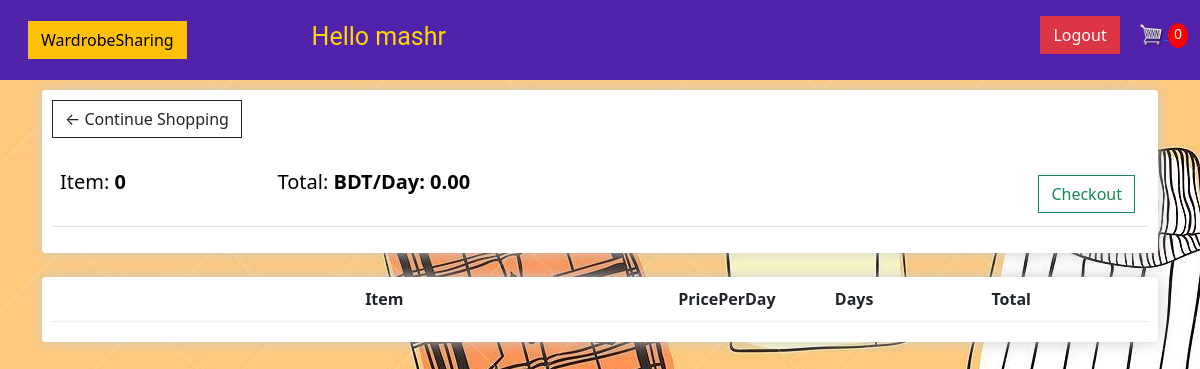
Before: /checkout (signed in) with the older database file.
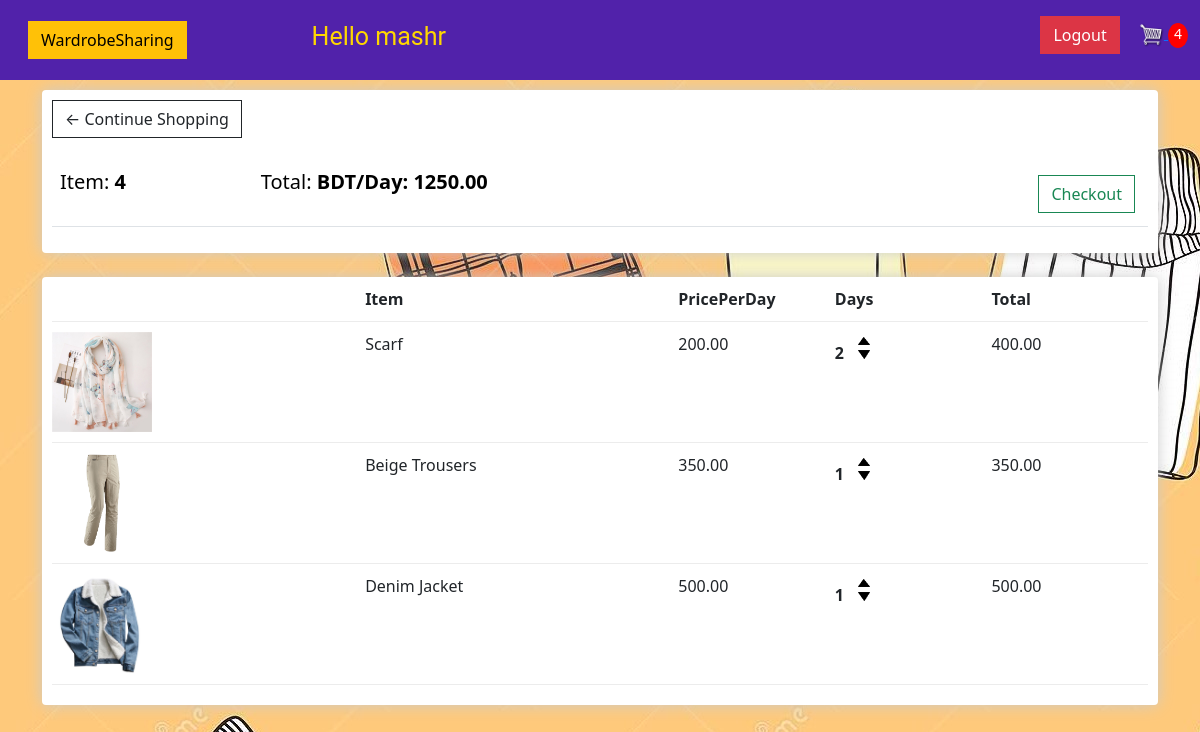
After: the same page with the newer database file.
### clothingStore/models.py (models this page shows, shortened)
class Order(models.Model):
    customer = models.ForeignKey(Customer, on_delete=models.SET_NULL, null=True, blank=True)
    date_ordered = models.DateTimeField(auto_now_add=True)
    complete = models.BooleanField(default=False)
    transaction_id = models.CharField(max_length=200, null=True)
    @property
    def get_cart_total(self):
        orderitems = self.orderitem_set.all()
        total = sum([item.get_total for item in orderitems])
        return total
    @property
    def get_cart_items(self):
        orderitems = self.orderitem_set.all()
        total = sum([item.days for item in orderitems])
        return total

class OrderItem(models.Model):
    product = models.ForeignKey(Product, on_delete=models.SET_NULL, null=True)
    order = models.ForeignKey(Order, on_delete=models.SET_NULL, null=True)
    days = models.IntegerField(default=0, null=True, blank=True)
    date_added = models.DateTimeField(auto_now_add=True)
    @property
    def get_total(self):
        total = self.product.pricePerDay * self.days
        return total

class Product(models.Model):
    name = models.CharField(max_length=200, null=True)
    pricePerDay = models.DecimalField(max_digits=7, decimal_places=2)
    image = models.ImageField(null=True, blank=True)
    @property
    def imageURL(self):
        try:
            url = self.image.url
        except:
            url = ''
        return url

### clothingStore/views.py (the view)
# urls.py: path('checkout', views.checkout, name="checkout"),
def checkout(request):
    data = cartData(request)
    items = data['items']
    order = data['order']
    cartItems = data['cartItems']
    context = {'items': items, 'order': order, 'cartItems': cartItems}
    return render(request, 'clothingStore/checkout.html', context)

### clothingStore/utils.py (called while the page is built)
def cartData(request):
    if request.user.is_authenticated:
        customer = request.user.customer
        order, created = Order.objects.get_or_create(customer=customer, complete=False)
        items = order.orderitem_set.all()
        cartItems = order.get_cart_items
    else:
        cookieData = cookieCart(request)
        items = cookieData['items']
        order = cookieData['order']
        cartItems = cookieData['cartItems']
    return{'cartItems':cartItems, 'order':order, 'items':items}

### clothingStore/templates/clothingStore/checkOut.html
{% extends 'clothingStore/main.html' %}
{% load static %}
{% block content %}
<div class="row">
    <div class="col-lg-12">
        <div class="box-element">
            <a class="btn btn-outline-dark" href="{% url 'dashboard' %}">&#x2190; Continue Shopping</a>
            <br>
            <br>
            <table class="table">
                <tr>
                    <th><h5>Item: <strong>{{order.get_cart_items}}</strong></h5></th>
                    <th><h5>Total: <strong> BDT/Day: {{order.get_cart_total|floatformat:2}}</strong></h5></th>
                    <th>
                        <a style="float:right; margin:5px;" class="btn btn-outline-success" href="{% url 'confirmorder' %}">Checkout</a>
                    </th>
                </tr>
            </table>
        </div>
        <br>
        <div class="box-element">
            <div class="cart-row">
                <div style="flex:2"></div>
                <div style="flex:2"><strong>Item</strong></div>
                <div style="flex:1"><strong>PricePerDay</strong></div>
                <div style="flex:1"><strong>Days</strong></div>
                <div style="flex:1"><strong>Total</strong></div>
            </div>
            {% for item in items %}
            <div class="cart-row">
                <div style="flex:2"><img class="row-image" src="{{item.product.imageURL}}"></div>
                <div style="flex:2"><p>{{item.product.name}}</p></div>
                <div style="flex:1"><p>{{item.product.pricePerDay|floatformat:2}}</p></div>
                <div style="flex:1">
                    <p class="quantity">{{item.days}}</p>
                    <div class="quantity">
                        <img data-product={{item.product.id}} data-action = "add" class="chg-quantity update-cart" src="{% static  'images/arrow-up.png' %}">
                        <img data-product={{item.product.id}} data-action = "remove" class="chg-quantity update-cart" src="{% static  'images/arrow-down.png' %}">
                    </div>
                </div>
                <div style="flex:1"><p>{{item.get_total}} </p></div>
            </div>
            {% endfor %}
        </div>
    </div>
</div>
{% endblock content %}

### clothingStore/templates/clothingStore/main.html (shortened to what this page needs)
<!DOCTYPE html>
{% load static %}
<html>
<head>
<link href="https://cdn.jsdelivr.net/npm/bootstrap@5.1.3/dist/css/bootstrap.min.css" rel="stylesheet">
    <link rel = "stylesheet" type = "text/css" href="{% static 'css/main.css' %}">
</head>
<body>
    <nav class="navbar navbar-expand-lg navbar-dark bg-dark">
        <div class="container-fluid">
          <a class="navbar-brand"><a href="{% url 'dashboard' %}" class="btn btn-warning">WardrobeSharing</a></a>
          <div class="collapse navbar-collapse" id="navbarSupportedContent">
            <ul class="navbar-nav me-auto mb-2 mb-lg-0">
              <div class="container-fluid-nav">
                {% if request.user.is_authenticated %}
                <p>Hello {{request.user}}</p>
                {% endif %}
              </div>
            </ul>
            <div class="form-inline my-2 my-lg-0">
              {% if request.user.is_authenticated %}
              <a href="{% url 'logout' %}" class="btn btn-danger">Logout</a>
              {% else %}
              <a href="http://127.0.0.1:8000/login" class="btn btn-success">Login</a>
              {% endif %}
              <a href="{% url 'checkout' %}">
                <img id="cart-icon" src="{% static 'images/cart.png' %}">
              </a>
              <p id="cart-total">{{cartItems}}</p>
            </div>
          </div>
        </div>
      </nav>
    <div class="container">
        {% block content %}
        {% endblock content %}
    </div>
</body>
</html>

Changed rows visible on the page:
no longer on this page (row edited): Order: get_cart_items "0", get_cart_total "0.00"
added Order: get_cart_items "4", get_cart_total "1250.00"
added OrderItem: product.imageURL (picture), product.name "Scarf", product.pricePerDay "200.00", days "2", get_total "400.00"
added OrderItem: product.imageURL (picture), product.name "Beige Trousers", product.pricePerDay "350.00", days "1", get_total "350.00"
added OrderItem: product.imageURL (picture), product.name "Denim Jacket", product.pricePerDay "500.00", days "1", get_total "500.00"
Other visible differences:
{{ cartItems }}: "0" → "4"
